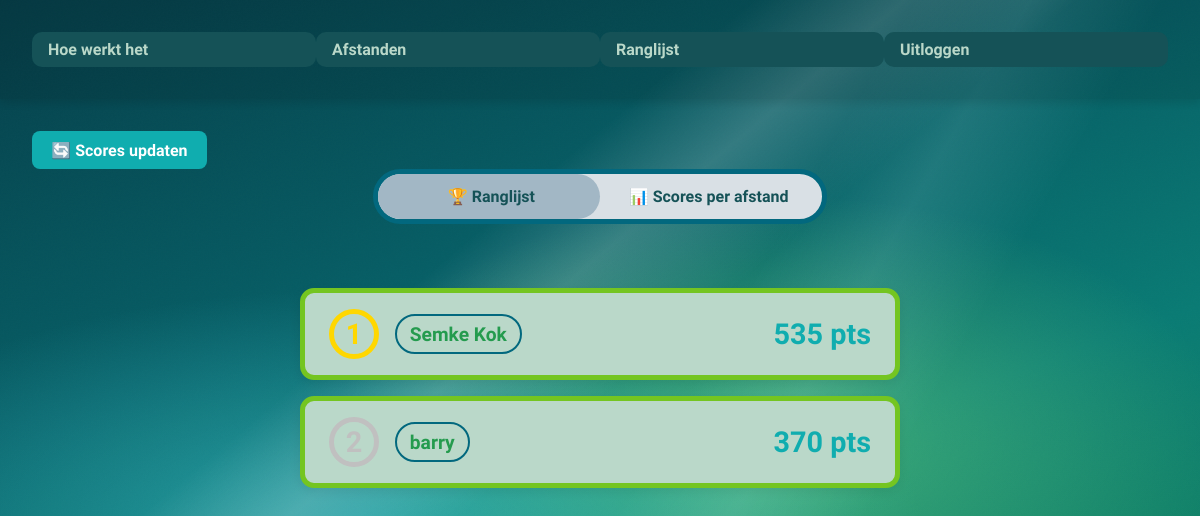
The page /leaderboard (signed in) on the database its author committed.
### app/models.py (models this page shows, shortened)
class User(UserMixin, db.Model):
    id = db.Column(db.Integer, primary_key=True)
    username = db.Column(db.String(64), unique=True, nullable=False)
    password_hash = db.Column(db.String(128), nullable=False)
    predictions = db.relationship("Prediction", backref="user", lazy=True)

### app/routes/leaderboard/routes.py (the view)
@leaderboard_bp.route("/leaderboard")
@login_required
def leaderboard():
    now = datetime.utcnow()
    user_scores = (
        db.session.query(
            User.id,
            User.username,
            func.coalesce(func.sum(Prediction.score), 0).label("total_score")
        )
        .outerjoin(Prediction, Prediction.user_id == User.id)
        .group_by(User.id)
        .order_by(func.sum(Prediction.score).desc())
        .all()
    )
    events = Event.query.order_by(Event.start_datetime).all()
    user_event_scores = {}
    score_details = {}
    for user in user_scores:
        user_event_scores[user.id] = {}
        score_details[user.id] = {}
        for event in events:
            pred = Prediction.query.filter_by(user_id=user.id, event_id=event.id).first()
            if event.start_datetime <= now:
                if pred:
                    user_event_scores[user.id][event.id] = pred.score
                    results = {r.rider_id: r.position for r in EventResult.query.filter_by(event_id=event.id).all()}
                    score_details[user.id][event.id] = [
                        {
                            "rider": pred.rider_1.name,
                            "position": results.get(pred.rider_1_id),
                            "points": pred.rider_1_score,
                            "base": pred.rider_1_base,
                            "captain": pred.rider_1_captain,
                            "rarity": pred.rider_1_rarity
                        },
                        {
                            "rider": pred.rider_2.name,
                            "position": results.get(pred.rider_2_id),
                            "points": pred.rider_2_score,
                            "base": pred.rider_2_base,
                            "captain": pred.rider_2_captain,
                            "rarity": pred.rider_2_rarity
                        },
                        {
                            "rider": pred.rider_3.name,
                            "position": results.get(pred.rider_3_id),
                            "points": pred.rider_3_score,
                            "base": pred.rider_3_base,
                            "captain": pred.rider_3_captain,
                            "rarity": pred.rider_3_rarity
                        }
                    ]
                else:
                    user_event_scores[user.id][event.id] = "❌"
                    score_details[user.id][event.id] = []
            else:
                user_event_scores[user.id][event.id] = "✅" if pred else "⏳"
                score_details[user.id][event.id] = []
    return render_template(
        "events/leaderboard.html",
        user_scores=user_scores,
        events=events,
        user_event_scores=user_event_scores,
        score_details=score_details,
        current_user_id=current_user.id,
        now=now
    )

### app/models.py (called while the page is built)
@login_manager.user_loader
def load_user(user_id):
    return User.query.get(int(user_id))

### app/templates/events/leaderboard.html (shortened to what this page needs)
    {% extends "base.html" %}
    {% block content %}
    <div style="display:flex; justify-content:space-between; align-items:center;">
        <a href="{{ url_for('admin.update_scores') }}"
           class="update-btn"
           onclick="return confirm('Alle scores (opnieuw) berekenen');">
            🔄 Scores updaten
        </a>
    </div>
    <div class="toggle-container">
    <div class="toggle-switch">
      <label for="viewToggle">
        <span class="toggle-option toggle-ranking">🏆 Ranglijst</span>
        <span class="toggle-option toggle-table">📊 Scores per afstand</span>
      </label>
    </div>
    </div>
    <div id="rankingView">
        <div class="ranking-container">
            {% for user in user_scores %}
            <div class="ranking-card rank-{{ loop.index }}">
                <div class="rank-position">{{ loop.index }}</div>
                <div class="rank-info">
                    <div class="rank-name">{{ user.username }}</div>
                    <div class="rank-score">{{ user.total_score }} pts</div>
                </div>
            </div>
            {% endfor %}
        </div>
    </div>
    {% endblock %}

### app/templates/base.html (style rules this page uses)
:root { --color-1: #02687E; --color-2: #BAD8C9; --color-3: #6CC239; --color-4: #155257; --color-5: #249B4E; --color-6: #10ADAF; --white: #FFFFFFff; --black: #010100ff; --alabaster-grey: #D9E0E5ff; --powder-blue: #A2B7C5ff; --celadon: #B5D4B4ff; --lime-green: #46C63Eff; --dark-teal: #0F535Fff; --dark-teal-2: #154A53ff; --bright-fern: #74C521ff; --golden-sand: #C4C55Aff; --mint-leaf: #53C4A6ff; --stormy-teal: #086F72ff; --medium-jungle: #14A834ff; --moss-green: #7FBC58ff; }
* { box-sizing: border-box; margin: 0; padding: 0; font-family: "Fira Sans", Helvetica, Arial, sans-serif; }
body { background-color: #f9f9f9; min-height: 100vh; display: flex; flex-direction: column; }

### app/templates/events/leaderboard.html (style rules this page uses)
.ranking-container { max-width: 600px; margin: 0 auto; display: flex; flex-direction: column; gap: 1rem; }
.ranking-card { display: flex; align-items: center; justify-content: space-between; background: var(--color-2); border-radius: 14px; padding: 1rem 1.5rem; box-shadow: 0 4px 12px rgba(0,0,0,0.08); border: 5px solid var(--bright-fern); gap: 1rem; }
.rank-position { font-size: 1.8rem; font-weight: 800; width: 50px; height: 50px; display: flex; align-items: center; justify-content: center; border: solid 2px var(--color-1); color: var(--color-1); border-radius: 50%; }
.rank-1 .rank-position { color: #FFD700; border: solid 5px #FFD700; }
.rank-2 .rank-position { color: #C0C0C0; border: solid 5px #C0C0C0; }
.rank-info { display: flex; flex-grow: 1; justify-content: space-between; align-items: center; gap: 1rem; }
.rank-name { font-weight: 600; color: var(--color-5); padding: 0.4rem 0.8rem; border: solid 2px var(--color-1); border-radius: 20px; font-size: 1.2rem; white-space: nowrap; }
.rank-score { font-size: 1.8rem; font-weight: 700; color: var(--color-6); }
.update-btn { padding: 0.6rem 1.2rem; border-radius: 8px; background: var(--color-6); color: white; font-weight: 600; text-decoration: none; transition: background 0.2s ease; }
.toggle-container { display: flex; justify-content: center; margin-bottom: 2rem; }
.toggle-switch { width: 40%; position: relative; user-select: none; margin-bottom: 2rem; }
.toggle-switch label { display: flex; background: var(--alabaster-grey); border-radius: 30px; border: 5px solid var(--color-1); padding: 5px; cursor: pointer; position: relative; }
.toggle-switch .toggle-option { flex: 1; text-align: center; font-weight: 600; z-index: 2; color: var(--color-4); transition: color 0.2s; padding: 8px 0; }
.toggle-switch label::before { content: ""; position: absolute; width: 50%; height: 100%; background: var(--powder-blue); border-radius: 30px; top: 0; left: 0; transition: all 0.3s ease; z-index: 1; }
body { margin: 0; min-height: 100vh; background: linear-gradient( 140deg, transparent 35%, rgba(255,255,255,0.18) 42%, transparent 50% ), linear-gradient( 300deg, transparent 30%, rgba(200,255,255,0.12) 38%, transparent 45% ), radial-gradient( 55% 45% at 65% 55%, rgba(150, 255, 130, 0.38), transparent 68% ), radial-gradient( 65% 40% at 30% 65%, rgba(70, 210, 220, 0.5), transparent 72% ), linear-gradient( 160deg, #063f4a 0%, #075f66 35%, #0a7b74 60%, #1a8b5a 100% ); background-attachment: fixed; background-blend-mode: screen, screen, lighten, lighten, normal; }
body::before { content: ""; position: fixed; inset: 0; pointer-events: none; mix-blend-mode: soft-light; opacity: 0.25; }

### rows shown on the page
User: username "Semke Kok", total_score "535"
User: username "barry", total_score "370"
